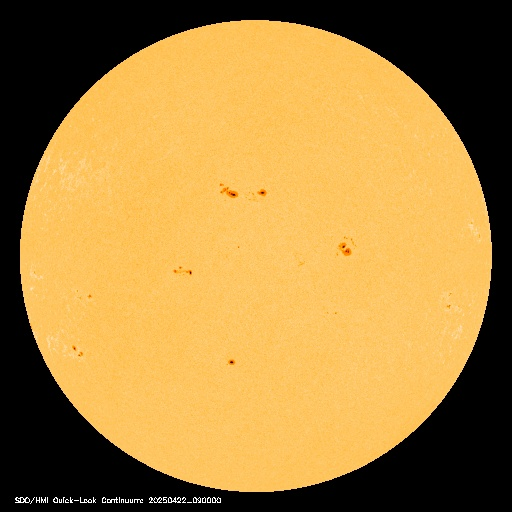
#> input picture DML/solar_rotation_from_data/data/20250422/20250422_0900_hmiigr_512.jpg, 512 x 512 px
$ python -i image_processing.py   (imports and definitions only)
#> lines starting #> are read from the running program, lines starting #| are printed output that depends on the picture; after the words box and inside, x2 and y2 are one past the last pixel; in counts of white or black regions, pixels touching at a corner belong together
import cv2
import numpy as np

'''
This utility is responsible for preprocessing the images for feature detection.
    functions:
        - detect sunspots
        - detect solar center and radius
'''

def detect_sunspots(image_path, sunspot_threshold=25, min_area=16, kernel_size = 3):
#> called with sunspot_threshold = 25, min_area = 16, kernel_size = 3
    img = cv2.imread(image_path)
#> img is the input picture: shape (512, 512, 3); mean B, G, R 64.5, 131.9, 169.3
    gray_img = cv2.cvtColor(img, cv2.COLOR_BGR2GRAY)
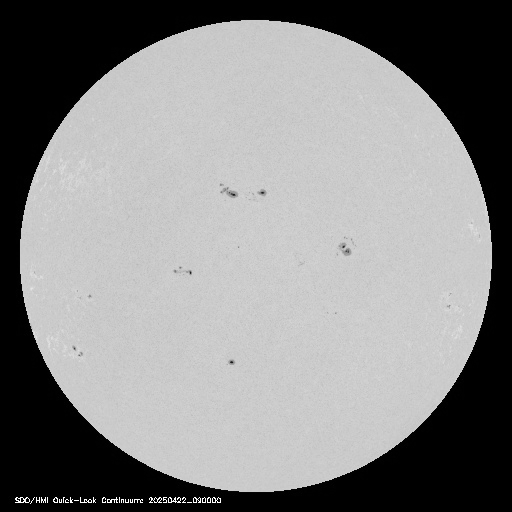
#> gray_img: shape (512, 512); min 0, max 255, mean 135.4

    # 1. Find solar disk
    solar_center, solar_radius = detect_solar_threshold(gray_img)
#> in detect_solar_threshold, `_, solar_thresh = cv2.threshold(gray_img, 200, 255, cv2.THRESH_BINARY)`:
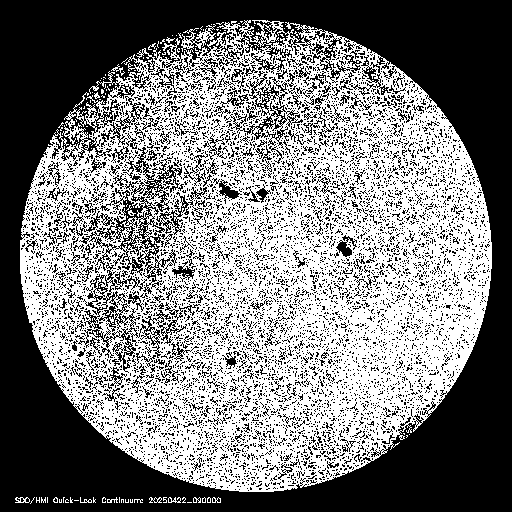
#> solar_thresh: shape (512, 512); 48.9% white; 187 white regions (171 under 20 px)
#> in detect_solar_threshold, `contours, _ = cv2.findContours(solar_thresh, cv2.RETR_EXTERNAL, cv2.CH..`: contours = 96 contours, 89 with area under 20; largest, box (x1, y1, x2, y2) and area: (20, 20, 492, 492) 169719, (181, 24, 216, 52) 252, (15, 497, 30, 503) 54, (149, 497, 162, 503) 30, (212, 497, 221, 503) 29, (168, 497, 181, 503) 26, (193, 497, 201, 503) 24
#> in detect_solar_threshold, `solar_contour = max(contours, key=cv2.contourArea)`: solar_contour = contour of 2077 points, box (x1, y1, x2, y2) (20, 20, 492, 492), area 169719
#> in detect_solar_threshold, `(cx, cy), radius = cv2.minEnclosingCircle(solar_contour)`: cx = 255.4; cy = 255.6; radius = 236
#> in detect_solar_threshold, `solar_center = (int(cx), int(cy))`: solar_center = (255, 255)
#> in detect_solar_threshold, `solar_radius = int(radius)`: solar_radius = 236
#> solar_center = (255, 255); solar_radius = 236

    # 2. Create solar mask (95% radius)
    mask = np.zeros_like(gray_img)
    cv2.circle(mask, solar_center, int(solar_radius * 0.95), 255, -1)
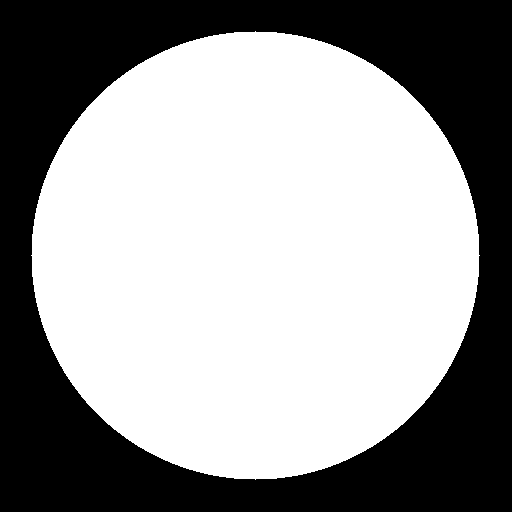
#> mask: shape (512, 512); 60.1% white; 1 black region, box (x1, y1, x2, y2) and area: (0, 0, 512, 512) 104559

    # 3. Sunspot-specific processing
    blurred = cv2.GaussianBlur(gray_img, (kernel_size, kernel_size), 0)

    # Focused adaptive thresholding
    sunspots = cv2.adaptiveThreshold(blurred, 255,
                                    cv2.ADAPTIVE_THRESH_GAUSSIAN_C,
                                    cv2.THRESH_BINARY_INV, 51, sunspot_threshold)
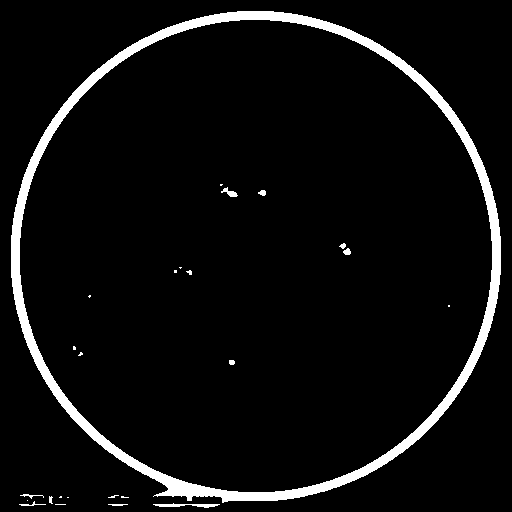
#> sunspots: shape (512, 512); 5.6% white; 25 white regions (14 under 20 px), largest, box (x1, y1, x2, y2) and area: (11, 11, 501, 503) 13956, (153, 503, 220, 508) 168, (221, 187, 238, 197) 74

    # Apply solar mask
    sunspots = cv2.bitwise_and(sunspots, mask)
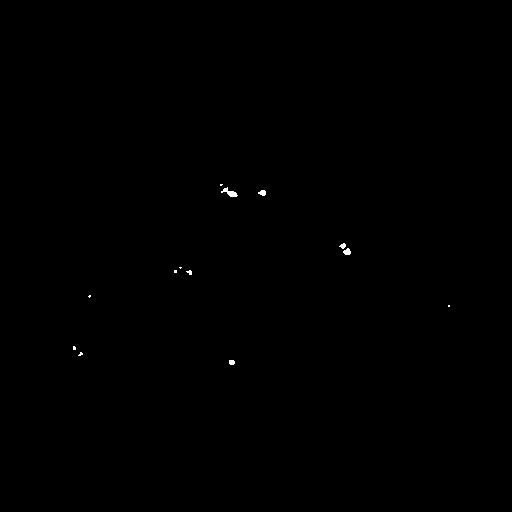
#> sunspots: shape (512, 512); 0.1% white; 13 white regions (8 under 20 px), largest, box (x1, y1, x2, y2) and area: (221, 187, 238, 197) 74, (343, 248, 351, 255) 40, (258, 190, 266, 196) 35, (229, 360, 235, 365) 27, (339, 243, 346, 249) 26

    # Morphological cleanup
    kernel = cv2.getStructuringElement(cv2.MORPH_ELLIPSE, (3,3))
    cleaned = cv2.morphologyEx(sunspots, cv2.MORPH_OPEN, kernel)
#> cleaned: shape (512, 512); 0.09% white; 10 white regions (5 under 20 px)

    # Find and filter contours
    contours, _ = cv2.findContours(cleaned, cv2.RETR_LIST, cv2.CHAIN_APPROX_SIMPLE)
#> contours = 10 contours, 7 with area under 20; largest, box (x1, y1, x2, y2) and area: (223, 188, 238, 197) 50, (343, 248, 351, 255) 30, (259, 190, 266, 196) 24

    centroids = []
    for cnt in contours:
        if cv2.contourArea(cnt) > min_area:
            M = cv2.moments(cnt)
            cx = int(M['m10']/M['m00'])
            cy = int(M['m01']/M['m00'])
            centroids.append((cx, cy))
#> this loop made 10 passes
#> (cx, cy) on passes 1, 7, 8, 9, 10: (231, 362), (346, 251), (342, 245), (262, 192), (230, 192)
#> cnt on passes 2, 4, 6: [[81, 352], [79, 354], [80, 355], [82, 353]], [[89, 295], [88, 296], [89, 297], [90, 296]], [[175, 270], [174, 271], [175, 272], [176, 271]]
#> after the loop, centroids = [(231, 362), (346, 251), (342, 245), (262, 192), (230, 192)]

    return img, centroids, solar_center, solar_radius


def detect_solar_threshold(gray_img):
    _, solar_thresh = cv2.threshold(gray_img, 200, 255, cv2.THRESH_BINARY)
    contours, _ = cv2.findContours(solar_thresh, cv2.RETR_EXTERNAL, cv2.CHAIN_APPROX_SIMPLE)
    solar_contour = max(contours, key=cv2.contourArea)
    (cx, cy), radius = cv2.minEnclosingCircle(solar_contour)
    solar_center = (int(cx), int(cy))
    solar_radius = int(radius)
    return solar_center, solar_radius

>>> result = detect_sunspots('../data/20250422/20250422_0900_hmiigr_512.jpg')
